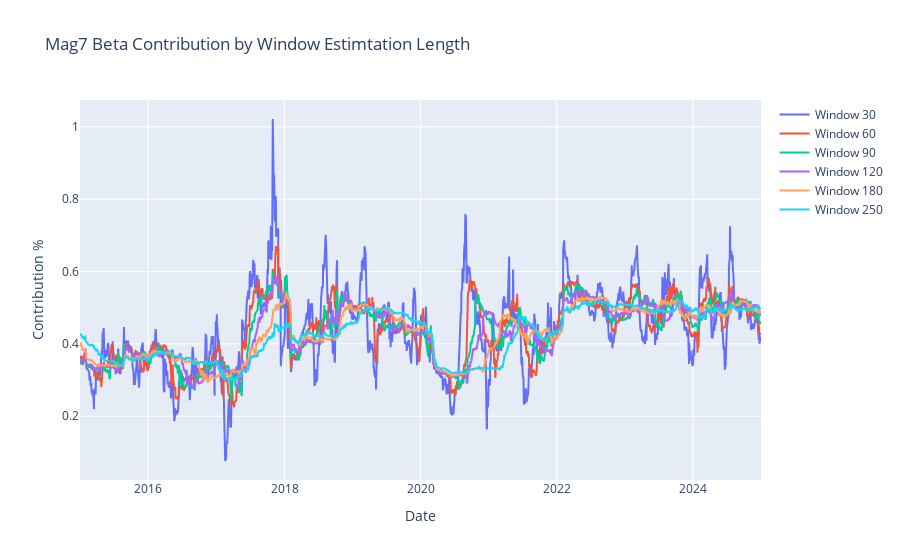

Here is the notebook cell this chart was saved with:
### Markdown cell above
*Plot*

### Code cell
fig = go.Figure()

for window in contribution_ts.columns:

    fig.add_trace(
        go.Scatter(
            x = contribution_ts.index,
            y = contribution_ts[window],
            name = f'Window {window}'
        )
    )

fig.update_layout(title = 'Mag7 Beta Contribution by Window Estimtation Length')
fig.update_yaxes(title = "Contribution %")
fig.update_xaxes(title = 'Date')
fig.show()

### Figure 1 — Plotly figure (JSON) as saved in the notebook; plotly's stock layout.template omitted (floating-point values rounded to 4 significant figures; data arrays with more than 128 entries replaced by an {"elided": "..."} marker saying what was removed)
{"data": [{"name": "Window 30", "type": "scatter", "x": {"elided": "2517 str values"}, "y": {"elided": "2517 float values"}}, {"name": "Window 60", "type": "scatter", "x": {"elided": "2517 str values"}, "y": {"elided": "2517 float values"}}, {"name": "Window 90", "type": "scatter", "x": {"elided": "2517 str values"}, "y": {"elided": "2517 float values"}}, {"name": "Window 120", "type": "scatter", "x": {"elided": "2517 str values"}, "y": {"elided": "2517 float values"}}, {"name": "Window 180", "type": "scatter", "x": {"elided": "2517 str values"}, "y": {"elided": "2517 float values"}}, {"name": "Window 250", "type": "scatter", "x": {"elided": "2517 str values"}, "y": {"elided": "2517 float values"}}], "layout": {"title": {"text": "Mag7 Beta Contribution by Window Estimtation Length"}, "xaxis": {"title": {"text": "Date"}}, "yaxis": {"title": {"text": "Contribution %"}}}}
